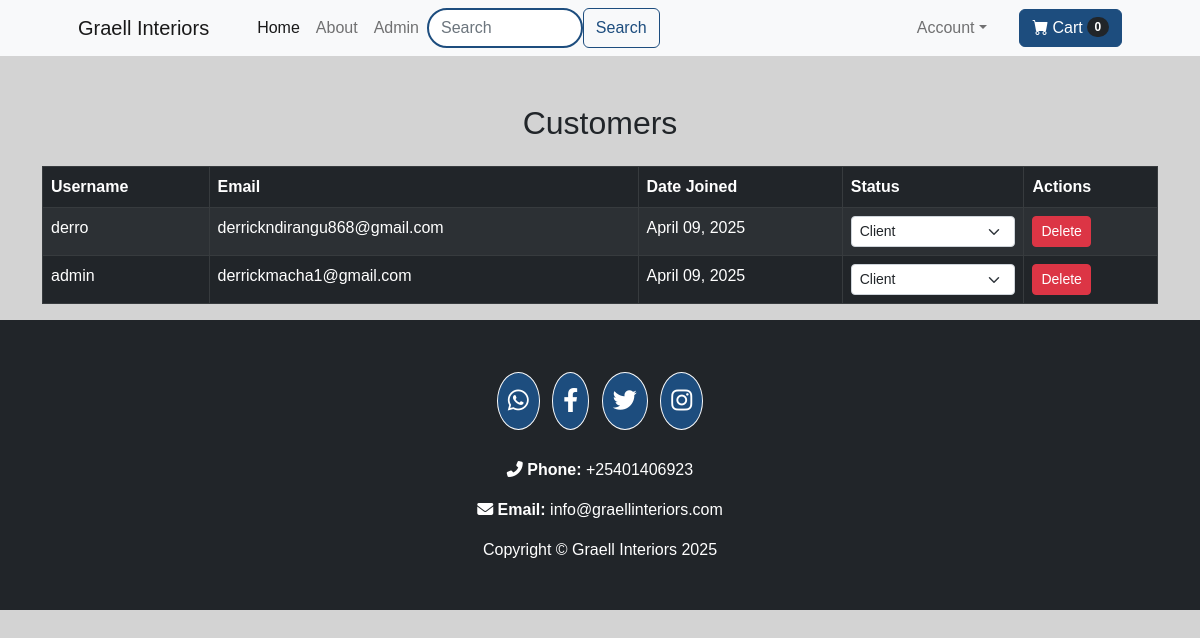
The page /customers (signed in) on the database as committed earlier.
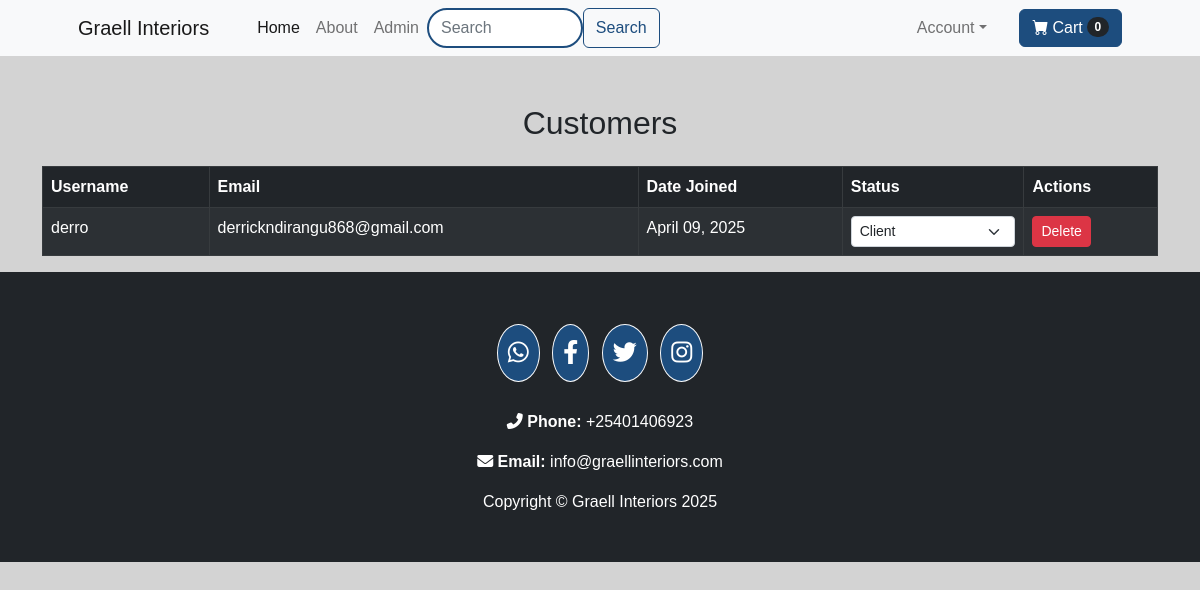
The same page on the database as committed later.
### website/models.py (models this page shows, shortened)
class Customer(db.Model, UserMixin):
    id = db.Column(db.Integer, primary_key=True)
    email = db.Column(db.String(100), unique=True)
    status = db.Column(db.String(100))
    username = db.Column(db.String(100))
    password_hash = db.Column(db.String(150))
    date_joined = db.Column(db.DateTime(), default=datetime.utcnow)
    cart_items = db.relationship('Cart', backref=db.backref('customer', lazy=True))
    orders = db.relationship('Order', backref=db.backref('customer', lazy=True))
    @property
    def password(self):
        raise AttributeError('Password is not a readable Attribute')

### website/admin.py (the view)
@admin.route('/customers')
@login_required
def display_customers():
    if current_user.status == 'admin':
        customers = Customer.query.all()
        return render_template('customers.html', customers=customers)
    return render_template('404.html')

### website/__init__.py (called while the page is built)
def create_app():
    app = Flask(__name__)
    app.config['SECRET_KEY'] = 'SKSKSKSKKS'
    app.config['SQLALCHEMY_DATABASE_URI'] = f'sqlite:///{DB_NAME}'
    db.init_app(app)  # <-- Correct indentation
    from .views import views
    from .auth import auth
    from .admin import admin
    from .models import Customer, Cart, Product, Order
    @app.errorhandler(404)
    def page_not_found(error):
        return render_template('404.html')
    login_manager = LoginManager()
    login_manager.init_app(app)
    login_manager.login_view = 'auth.login'
    @login_manager.user_loader
    def load_user(id):
        return Customer.query.get(int(id))
    app.register_blueprint(views, url_prefix='/')
    app.register_blueprint(auth, url_prefix='/')
    app.register_blueprint(admin, url_prefix='/')
    with app.app_context():
        create_database()  # <-- Correct indentation
    return app

### website/templates/customers.html (shortened to what this page needs)
{% extends 'base.html' %}
{% block content %}
<div class="container mt-5">
    <h2 class="text-center text-dark mb-4">Customers</h2>
    <div class="table-responsive">
        <table class="table table-dark table-striped table-bordered">
            <thead>
                <tr>
                    <th scope="col">Username</th>
                    <th scope="col">Email</th>
                    <th scope="col">Date Joined</th>
                    <th scope="col">Status</th>
                    <th scope="col">Actions</th>
                </tr>
            </thead>
            <tbody>
                {% for customer in customers %}
                <tr>
                    <td>{{ customer.username }}</td>
                    <td>{{ customer.email }}</td>
                    <td>{{ customer.date_joined.strftime('%B %d, %Y') }}</td>
                    <td>
                        <select class="form-select form-select-sm role-select" data-id="{{ customer.id }}">
                            <option value="false" {% if not customer.is_admin %}selected{% endif %}>Client</option>
                        </select>
                    </td>
                    <td>
                        <div class="d-flex">
                            <a href="/delete-customer/{{ customer.id }}" class="btn btn-danger btn-sm"
                               onclick="return confirm('Are you sure you want to delete this client?')">Delete</a>
                        </div>
                    </td>
                </tr>
                {% endfor %}
            </tbody>
        </table>
    </div>
</div>
{% endblock %}

### website/templates/base.html (shortened to what this page needs)
<!DOCTYPE html>
<html lang="en">
    <head>
        <link href="https://cdn.jsdelivr.net/npm/bootstrap-icons@1.5.0/font/bootstrap-icons.css" rel="stylesheet" />
        <link rel="stylesheet" href="https://cdnjs.cloudflare.com/ajax/libs/font-awesome/6.4.0/css/all.min.css">
        <link rel="stylesheet" href="{{ url_for('static', filename='css/styles.css') }}">
    </head>
    <body style="color: grey;">
        <nav class="navbar navbar-expand-lg navbar-light bg-light">
            <div class="container px-4 px-lg-5">
                <a class="navbar-brand" href="/">Graell Interiors</a>
                <div class="collapse navbar-collapse" id="navbarSupportedContent">
                   <ul class="navbar-nav me-auto mb-2 mb-lg-0 ms-lg-4">
                        <li class="nav-item"><a class="nav-link active" aria-current="page" href="/">Home</a></li>
                        <li class="nav-item"><a class="nav-link {% if request.path == '/about' %}active{% endif %}" href="/about">About</a></li>
                        {% if current_user.status == 'admin' %}
                            <li class="nav-item"><a class="nav-link" href="/admin-page">Admin</a></li>
                        {% endif %}
                  <li class="nav-item">
    <form class="d-flex" role="search" action="/search" style="margin-right: 170px;" method="POST">
        <div class="col-12 col-md-6">
            <input class="form-control" type="search" placeholder="Search" aria-label="Search" name="search">
        </div>
        <button class="btn btn-outline-light" type="submit">Search</button>
    </form>
</li>
                        <li class="nav-item dropdown">
                            <a class="nav-link dropdown-toggle" id="navbarDropdown" href="#" role="button" data-bs-toggle="dropdown" aria-expanded="false">Account</a>
                        </li>
                    </ul>
<a href="/cart" class="btn btn-primary d-flex align-items-center">
    <i class="bi-cart-fill me-1"></i>
    Cart
    <span class="badge bg-dark text-white ms-1 rounded-pill">
        {{ cart | length if cart | length > 0 else 0 }}
    </span>
</a>
                </div>
            </div>
        </nav>
        {% block content %}{% endblock %}
<footer class="py-5 bg-dark">
    <div class="container">
        <div class="row justify-content-center">
            <div class="col-12 text-center">
                <a href="https://wa.me/+25401406923" target="_blank" class="btn btn-outline-light btn-floating m-1" style="font-size: 1.5rem;">
                    <i class="fab fa-whatsapp"></i>
                </a>
                <a href="https://www.facebook.com/yourpage" target="_blank" class="btn btn-outline-light btn-floating m-1" style="font-size: 1.5rem;">
                    <i class="fab fa-facebook-f"></i>
                </a>
                <a href="https://twitter.com/yourprofile" target="_blank" class="btn btn-outline-light btn-floating m-1" style="font-size: 1.5rem;">
                    <i class="fab fa-twitter"></i>
                </a>
                <a href="https://www.instagram.com/yourprofile" target="_blank" class="btn btn-outline-light btn-floating m-1" style="font-size: 1.5rem;">
                    <i class="fab fa-instagram"></i>
                </a>
            </div>
            <div class="col-12 text-center mt-4">
                <p class="text-white">
                    <i class="fas fa-phone-alt"></i> <strong>Phone:</strong> <a href="tel:+25401406923" class="text-white">+25401406923</a>
                </p>
                <p class="text-white">
                    <i class="fas fa-envelope"></i> <strong>Email:</strong> <a href="mailto:info@graellinteriors.com" class="text-white">info@graellinteriors.com</a>
                </p>
            </div>
        </div>
        <p class="m-0 text-center text-white">Copyright &copy; Graell Interiors 2025</p>
    </div>
</footer>
    </body>
</html>

### website/templates/base.html (style rules this page uses)
.btn-primary { background-color: #1d4d7e; border-color: #1d4d7e; }
footer { background-color: #2c3e50; }
body, .form-label, .card-body { color: #333333; }
.navbar .form-control { border-radius: 25px; border: 2px solid #1d4d7e; }
.navbar .btn-outline-light { border-color: #1d4d7e; color: #1d4d7e; }
body { background-color: lightgrey; font-family: 'Ubuntu', sans-serif; }
.navbar .form-control { width: 100%; max-width: 400px; border-radius: 25px; border: 2px solid #1d4d7e; }
footer .btn { font-size: 1.8rem; border-radius: 50%; padding: 10px; background-color: #1d4d7e; color: white; transition: background-color 0.3s ease; }
footer .text-white a { text-decoration: none; color: white; transition: color 0.3s ease; }

Rows that differ between the two databases and show on the page:
removed Customer: username "admin", email "derrickmacha1@gmail.com", date_joined "April 09, 2025", id "Client"
